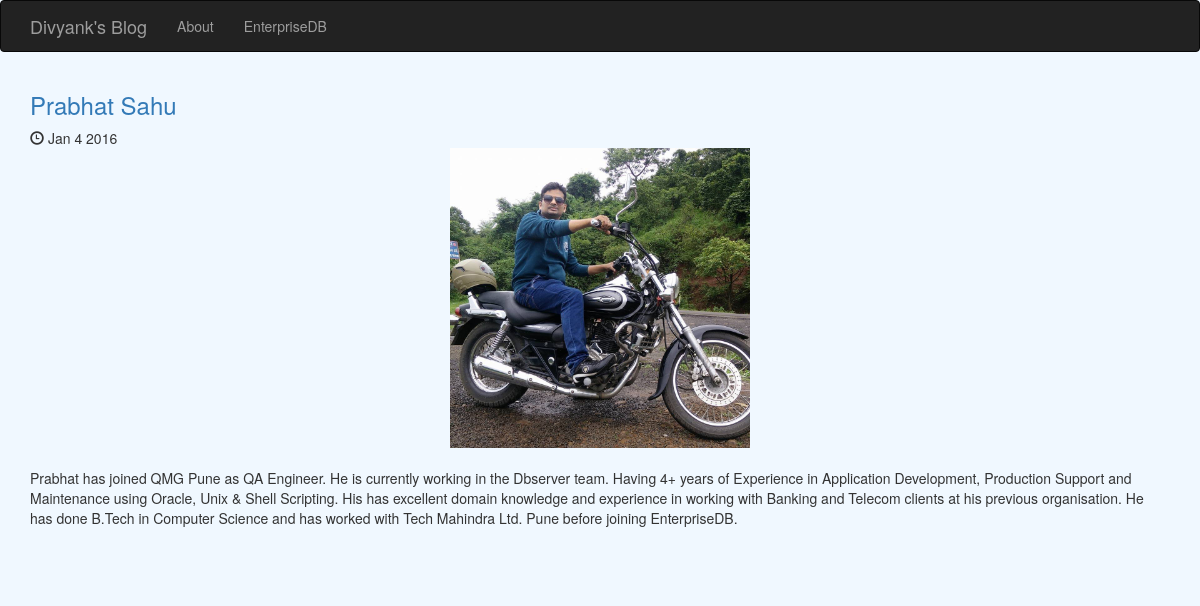
/posts/10/, run on the app's committed database.
### posts/models.py (models this page shows, shortened)
class Post(models.Model):
    title = models.CharField(max_length=255)
    pub_date = models.DateTimeField()
    image = models.ImageField(upload_to='media/')
    body = models.TextField()
    def pub_date_pretty(self):
        return self.pub_date.strftime('%b %e %Y')

### posts/views.py (the view)
# urls.py: url(r'^posts/(?P<post_id>[0-9]+)/$', posts.views.post_details, name='post_detail'),
def post_details(request, post_id):
    post = get_object_or_404(Post, pk=post_id) #pk is the primary key, post will get object containing all the details
    return render(request, 'posts/posts_details.html', {'post':post})

### posts/templates/posts/posts_details.html (shortened to what this page needs)
<!DOCTYPE html>
<html lang="en">
  <head>
    <link rel="stylesheet" href="https://maxcdn.bootstrapcdn.com/bootstrap/3.3.7/css/bootstrap.min.css">
  </head>
  <body style="background-color:#F0F8FF">
    <nav class="navbar navbar-inverse">
      <div class="container">
          <div class="navbar-header">
            <a class="navbar-brand" href="{% url 'home' %}">Divyank's Blog</a>
          </div>
          <div class="collapse navbar-collapse" id="mynav">
            <ul class="nav navbar-nav">
              <li><a href="{% url 'aboutus' %}">About</a></li>
                <li><a href="https://www.enterprisedb.com/">EnterpriseDB</a></li>
            </ul>
          </div>
      </div>
  </nav>
  <div class="container">
      <a href="{%url 'post_detail' post.id%}"><h3> {{ post.title }} </h3> </a>
      <span class="glyphicon glyphicon-time" aria-hidden="true"></span> {{ post.pub_date_pretty }}
      <br/>
      <img src="{{ post.image.url }}" class="img-responsive center-block" style="max-height:300px;"/>
      <br />
      <p>{{ post.body }}</p>
              <br/>
              <br/>
      </div>
  </body>
</html>

### data on the page
Post: title "Prabhat Sahu", pub_date_pretty "Jan 4 2016", image (picture), body "Prabhat has joined QMG Pune as QA Engineer. He is currently working in the Dbserver team. Having 4+ years of Experience in Application Development, Production Support and Maintenance using Oracle, Unix & Shell Scripting. His has excellent domain knowledge and experience in working with Banking and Telecom clients at his previous organisation. He has done B.Tech in Computer Science and has worked with Tech Mahindra Ltd. Pune before joining EnterpriseDB."
